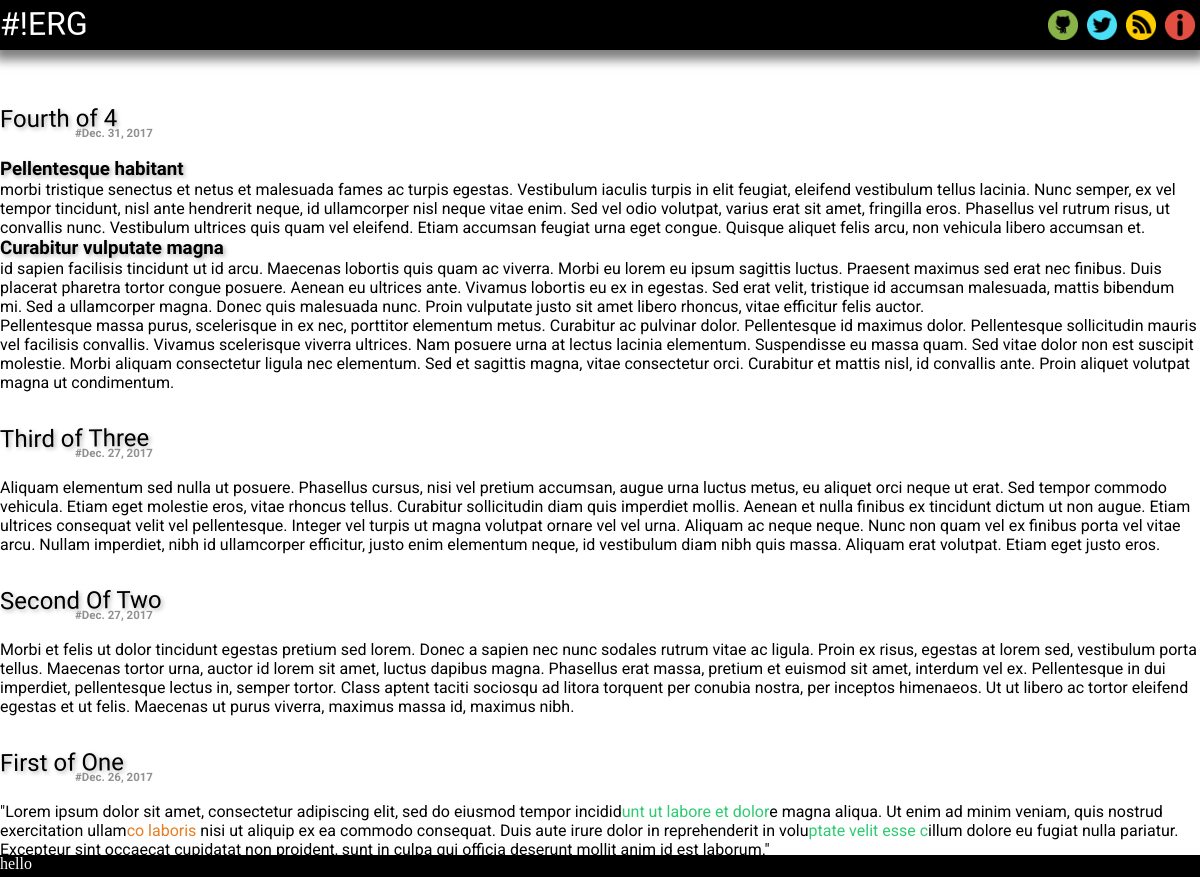
The page / on the database its author committed.
### blog/models.py (models this page shows, shortened)
class post(models.Model):
    id = models.AutoField(primary_key=True)
    title = models.CharField(max_length=100)
    created_date = models.DateField(default=date.today)
    body = RichTextField()

### blog/views.py (the view)
# urls.py: path('', views.index, name='index')
def index(request):
    posts = post.objects.order_by('id').reverse()
    return render(request, 'blog/posts.html', {'posts':posts})

### blog/templates/blog/posts.html
{% extends 'blog/index.html' %}
{% block content %}
{% for post in posts %}
<div class=post>
<h2>{{ post.title }}</h2><br />
<p class=date>#{{ post.created_date }}</p><br />
{{ post.body|safe }}<br />
</div>
{% endfor %}
{% endblock %}

### blog/templates/blog/index.html (shortened to what this page needs)
{% load static %}
<html>
<head>
  <link rel='stylesheet' typr='text/css' href='{% static 'blog/style.css'%}' />
<body>
<div class='header'>
  <h1>#!ERG</h1>
  <div class=linkbar>
    <img class=icon src='{% static 'blog/iconset/github.png'%}' />
    <img class=icon src='{% static 'blog/iconset/twitter.png'%}' />
    <img class=icon src='{% static 'blog/iconset/blog.png'%}' />
    <img class=icon src='{% static 'blog/iconset/about.png'%}' />
  </div>
</div>
<div class='content'>
  {% block content %}
  {% endblock %}
</div>
<div class='footer'>
hello
</div>
</body>
</html>

### blog/static/blog/style.css (style rules this page uses)
* { margin:0px }
h1 { font-family: 'Baloo', cursive; font-weight: normal; }
h2,h3,h4,h5,h6 { font-family: 'Baloo', cursive; font-weight: normal; text-shadow: 2px 2px 4px #b3b3b3; }
h1,h2,h3:hover { transform: rotate(-.5deg); }
p { font-family: 'Roboto', sans-serif; }
p.date { font-size:11.5px; margin-top: -20px; font-weight:bolder; color:#909090; margin-left: 75px; }
div.header { background-color: black; color: white; height: 50px; width:100%; position: fixed; top:0px; box-shadow: 0px 5px 10px 5px rgba(0, 0, 0, 0.5); z-index: 100; }
div.linkbar { position: fixed; right:5px; top:10px; display: ; }
img.icon { height: 30px; position: relative; margin-left: 5px; }
div.content { margin-top: 100; background-color: white; }
div.post { width:100%; background-color: white; color:black; margin-top: 10px; }
div.footer { background-color: black; color:white; bottom: -10px; position: fixed; width:100%; height: 32px; }

### rows shown on the page
post: title "Fourth of 4", created_date "Dec. 31, 2017", body "Pellentesque habitant morbi tristique senectus et netus et malesuada fames ac turpis egestas. Vestibulum iaculis turpis in elit feugiat, eleifend vestibulum tellus lacinia. Nunc semper, ex vel tempor tincidunt, nisl ante hendrerit neque, id ullamcorper nisl neque vitae enim. Sed vel odio volutpat, varius erat sit amet, fringilla eros. Phasellus vel rutrum risus, ut convallis nunc. Vestibulum ultrices quis quam vel eleifend. Etiam accumsan feugiat urna eget congue. Quisque aliquet felis arcu, non vehicula libero accumsan et. Curabitur vulputate magna id sapien facilisis tincidunt ut id arcu. Maecenas lobortis quis quam ac viverra. Morbi eu lorem eu ipsum sagittis luctus. Praesent maximus sed…"
post: title "Third of Three", created_date "Dec. 27, 2017", body "Aliquam elementum sed nulla ut posuere. Phasellus cursus, nisi vel pretium accumsan, augue urna luctus metus, eu aliquet orci neque ut erat. Sed tempor commodo vehicula. Etiam eget molestie eros, vitae rhoncus tellus. Curabitur sollicitudin diam quis imperdiet mollis. Aenean et nulla finibus ex tincidunt dictum ut non augue. Etiam ultrices consequat velit vel pellentesque. Integer vel turpis ut magna volutpat ornare vel vel urna. Aliquam ac neque neque. Nunc non quam vel ex finibus porta vel vitae arcu. Nullam imperdiet, nibh id ullamcorper efficitur, justo enim elementum neque, id vestibulum diam nibh quis massa. Aliquam erat volutpat. Etiam eget justo eros."
post: title "Second Of Two", created_date "Dec. 27, 2017", body "Morbi et felis ut dolor tincidunt egestas pretium sed lorem. Donec a sapien nec nunc sodales rutrum vitae ac ligula. Proin ex risus, egestas at lorem sed, vestibulum porta tellus. Maecenas tortor urna, auctor id lorem sit amet, luctus dapibus magna. Phasellus erat massa, pretium et euismod sit amet, interdum vel ex. Pellentesque in dui imperdiet, pellentesque lectus in, semper tortor. Class aptent taciti sociosqu ad litora torquent per conubia nostra, per inceptos himenaeos. Ut ut libero ac tortor eleifend egestas et ut felis. Maecenas ut purus viverra, maximus massa id, maximus nibh."
post: title "First of One", created_date "Dec. 26, 2017", body "\"Lorem ipsum dolor sit amet, consectetur adipiscing elit, sed do eiusmod tempor incidid unt ut labore et dolor e magna aliqua. Ut enim ad minim veniam, quis nostrud exercitation ullam co laboris nisi ut aliquip ex ea commodo consequat. Duis aute irure dolor in reprehenderit in volu ptate velit esse c illum dolore eu fugiat nulla pariatur. Excepteur sint occaecat cupidatat non proident, sunt in culpa qui officia deserunt mollit anim id est laborum.\""
